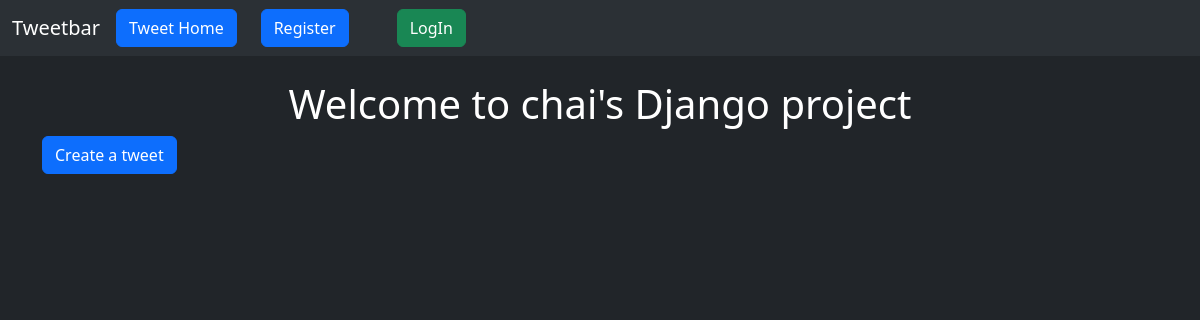
The app's page /tweet/, older data.
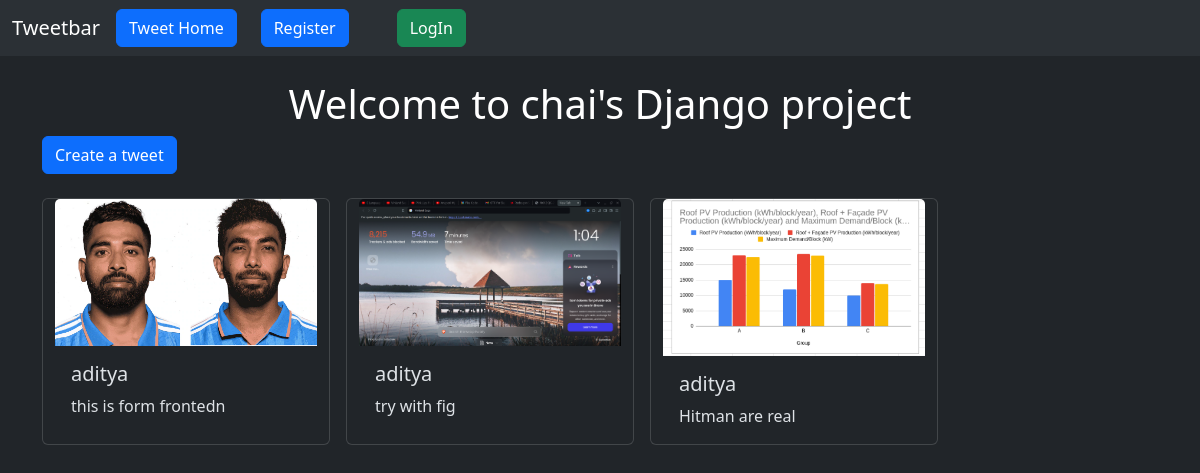
The same page, newer data.
### tweet/models.py (models this page shows, shortened)
class Tweet(models.Model):
    user = models.ForeignKey(User, on_delete=models.CASCADE)
    text = models.TextField(max_length=240)
    photo = models.ImageField(upload_to='photos/', blank=True, null=True)
    created_at = models.DateTimeField(auto_now_add=True)
    updated_at = models.DateTimeField(auto_now=True)

### tweet/views.py (the view)
# urls.py: path('', views.tweet_list, name='tweet_list'),
def tweet_list (request):
    tweets =Tweet.objects.all().order_by('-created_at')
    return render(request, 'tweet_list.html', {'tweets': tweets})

### tweet/templates/tweet_list.html (shortened to what this page needs)
{% extends "layout.html" %}
{% block content %}
    <h1 class ='text-center text-white mt-4'>Welcome to chai's Django project</h1>
    <a class='btn btn-primary mb-4' href="{% url 'tweet_create' %}"> Create a tweet</a>
    <div class="container row gap-3">
        {% for tweet in tweets %}
        <div class="card" style="width: 18rem;">
            <img src="{{tweet.photo.url}}" class="card-img-top" alt="...">
            <div class="card-body">
              <h5 class="card-title">{{tweet.user.username}}</h5>
              <p class="card-text">{{tweet.text}}</p>
            </div>
          </div>
        {% endfor %}
    </div>
{% endblock content %}

### templates/layout.html (shortened to what this page needs)
{% load static  %}
<!DOCTYPE html>
<html lang="en" data-bs-theme='dark'>
<head>
    <link href="https://cdn.jsdelivr.net/npm/bootstrap@5.3.3/dist/css/bootstrap.min.css" rel="stylesheet">
</head>
<body class='bg-dark'>
    <nav class="navbar navbar-expand-lg bg-body-tertiary">
        <div class="container-fluid">
          <a class="navbar-brand" href="#">Tweetbar</a>
          <div class="collapse navbar-collapse" id="navbarSupportedContent">
            <ul class="navbar-nav me-auto mb-2 mb-lg-0">
              <li class="nav-item">
                <a class="btn btn-primary" aria-current="page" href="{% url 'tweet_list' }">Tweet Home</a>
              </li>
              {% if user.is_authenticated %}
              <a class="btn btn-primary mx-4 d-flex " aria-current="page" href="{% url 'register' }">Register</a>
              <a class="btn btn-success mx-4 d-flex" aria-current="page" href="{% url 'login' }">LogIn</a>
            </ul>
          </div>
        </div>
      </nav>
    <div class='container'>
        {% block content %}{% endblock content %}
    </div>
</body>
</html>

Row changes from the older to the newer data that the page shows:
added Tweet: photo (picture), user.username "aditya", text "this is form frontedn"
added Tweet: photo (picture), user.username "aditya", text "try with fig"
added Tweet: photo (picture), user.username "aditya", text "Hitman are real"
